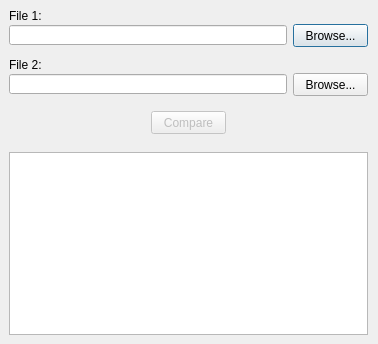
<?xml version="1.0" encoding="UTF-8"?>
<ui version="4.0">
 <class>CompareOtbDialog</class>
 <widget class="QDialog" name="CompareOtbDialog">
  <property name="geometry">
   <rect>
    <x>0</x>
    <y>0</y>
    <width>378</width>
    <height>344</height>
   </rect>
  </property>
  <property name="windowTitle">
   <string>Compare OTB Files</string>
  </property>
  <widget class="QPlainTextEdit" name="resultTextBox">
   <property name="geometry">
    <rect>
     <x>9</x>
     <y>152</y>
     <width>359</width>
     <height>183</height>
    </rect>
   </property>
  </widget>
  <widget class="QPushButton" name="browseButton1">
   <property name="geometry">
    <rect>
     <x>293</x>
     <y>24</y>
     <width>75</width>
     <height>23</height>
    </rect>
   </property>
   <property name="text">
    <string>Browse...</string>
   </property>
  </widget>
  <widget class="QPushButton" name="browseButton2">
   <property name="geometry">
    <rect>
     <x>293</x>
     <y>73</y>
     <width>75</width>
     <height>23</height>
    </rect>
   </property>
   <property name="text">
    <string>Browse...</string>
   </property>
  </widget>
  <widget class="QLineEdit" name="file1Text">
   <property name="geometry">
    <rect>
     <x>9</x>
     <y>25</y>
     <width>278</width>
     <height>20</height>
    </rect>
   </property>
  </widget>
  <widget class="QLabel" name="label1">
   <property name="geometry">
    <rect>
     <x>9</x>
     <y>9</y>
     <width>35</width>
     <height>13</height>
    </rect>
   </property>
   <property name="text">
    <string>File 1:</string>
   </property>
  </widget>
  <widget class="QLineEdit" name="file2Text">
   <property name="geometry">
    <rect>
     <x>9</x>
     <y>74</y>
     <width>278</width>
     <height>20</height>
    </rect>
   </property>
  </widget>
  <widget class="QLabel" name="label2">
   <property name="geometry">
    <rect>
     <x>9</x>
     <y>58</y>
     <width>35</width>
     <height>13</height>
    </rect>
   </property>
   <property name="text">
    <string>File 2:</string>
   </property>
  </widget>
  <widget class="QPushButton" name="compareButton">
   <property name="enabled">
    <bool>false</bool>
   </property>
   <property name="geometry">
    <rect>
     <x>151</x>
     <y>111</y>
     <width>75</width>
     <height>23</height>
    </rect>
   </property>
   <property name="text">
    <string>Compare</string>
   </property>
  </widget>
 </widget>
 <resources/>
 <connections/>
</ui>
